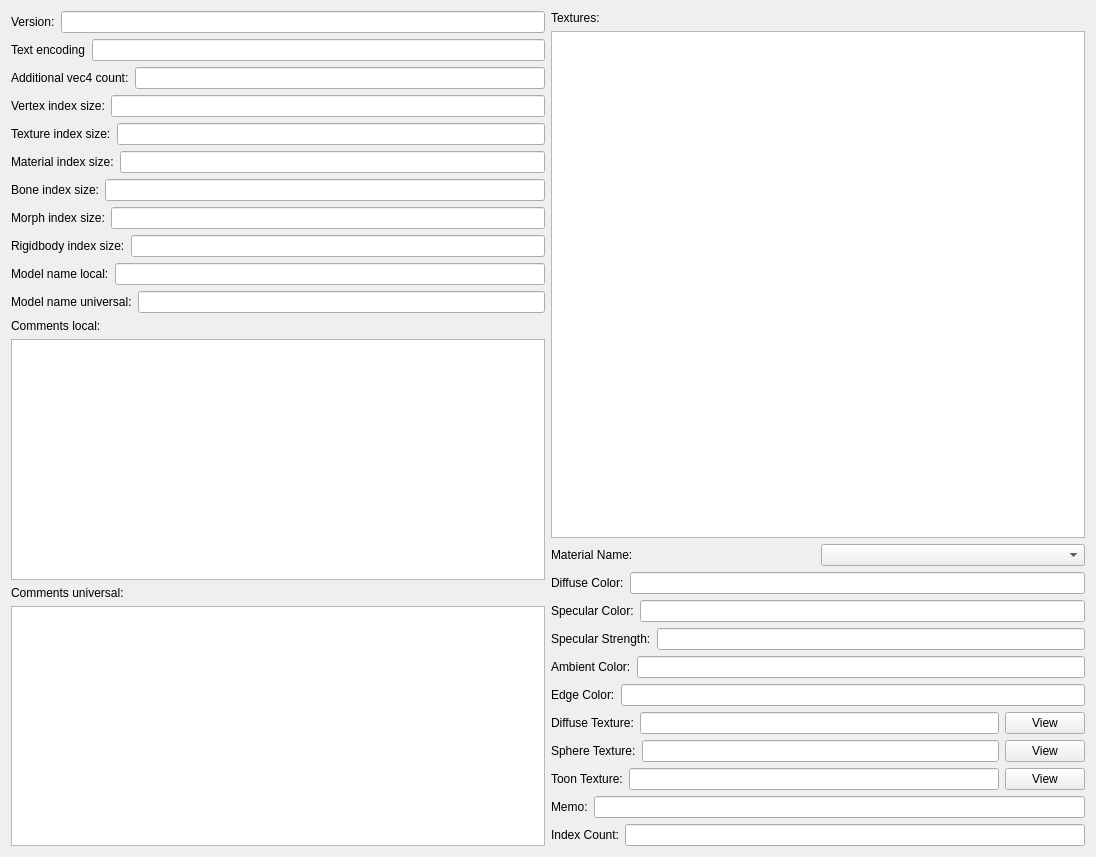
<?xml version="1.0" encoding="UTF-8"?>
<ui version="4.0">
 <class>HeaderWidget</class>
 <widget class="QWidget" name="HeaderWidget">
  <property name="geometry">
   <rect>
    <x>0</x>
    <y>0</y>
    <width>1096</width>
    <height>857</height>
   </rect>
  </property>
  <property name="windowTitle">
   <string>Pmx Header</string>
  </property>
  <layout class="QVBoxLayout" name="verticalLayout_7">
   <item>
    <layout class="QHBoxLayout" name="horizontalLayout_23">
     <item>
      <layout class="QVBoxLayout" name="verticalLayout_3">
       <item>
        <layout class="QHBoxLayout" name="horizontalLayout_15">
         <item>
          <widget class="QLabel" name="label">
           <property name="text">
            <string>Version:</string>
           </property>
          </widget>
         </item>
         <item>
          <widget class="QLineEdit" name="lineEdit_version">
           <property name="readOnly">
            <bool>true</bool>
           </property>
          </widget>
         </item>
        </layout>
       </item>
       <item>
        <layout class="QHBoxLayout" name="horizontalLayout_13">
         <item>
          <widget class="QLabel" name="label_3">
           <property name="text">
            <string>Text encoding</string>
           </property>
          </widget>
         </item>
         <item>
          <widget class="QLineEdit" name="lineEdit_text_encoding">
           <property name="readOnly">
            <bool>true</bool>
           </property>
          </widget>
         </item>
        </layout>
       </item>
       <item>
        <layout class="QHBoxLayout" name="horizontalLayout_12">
         <item>
          <widget class="QLabel" name="label_4">
           <property name="text">
            <string>Additional vec4 count:</string>
           </property>
          </widget>
         </item>
         <item>
          <widget class="QLineEdit" name="lineEdit_additional_vec4_count">
           <property name="readOnly">
            <bool>true</bool>
           </property>
          </widget>
         </item>
        </layout>
       </item>
       <item>
        <layout class="QHBoxLayout" name="horizontalLayout_11">
         <item>
          <widget class="QLabel" name="label_5">
           <property name="text">
            <string>Vertex index size:</string>
           </property>
          </widget>
         </item>
         <item>
          <widget class="QLineEdit" name="lineEdit_vertex_index_size">
           <property name="readOnly">
            <bool>true</bool>
           </property>
          </widget>
         </item>
        </layout>
       </item>
       <item>
        <layout class="QHBoxLayout" name="horizontalLayout_10">
         <item>
          <widget class="QLabel" name="label_6">
           <property name="text">
            <string>Texture index size:</string>
           </property>
          </widget>
         </item>
         <item>
          <widget class="QLineEdit" name="lineEdit_texture_index_size">
           <property name="readOnly">
            <bool>true</bool>
           </property>
          </widget>
         </item>
        </layout>
       </item>
       <item>
        <layout class="QHBoxLayout" name="horizontalLayout_9">
         <item>
          <widget class="QLabel" name="label_7">
           <property name="text">
            <string>Material index size:</string>
           </property>
          </widget>
         </item>
         <item>
          <widget class="QLineEdit" name="lineEdit_material_index_size">
           <property name="readOnly">
            <bool>true</bool>
           </property>
          </widget>
         </item>
        </layout>
       </item>
       <item>
        <layout class="QHBoxLayout" name="horizontalLayout_8">
         <item>
          <widget class="QLabel" name="label_8">
           <property name="text">
            <string>Bone index size:</string>
           </property>
          </widget>
         </item>
         <item>
          <widget class="QLineEdit" name="lineEdit_bone_index_size">
           <property name="readOnly">
            <bool>true</bool>
           </property>
          </widget>
         </item>
        </layout>
       </item>
       <item>
        <layout class="QHBoxLayout" name="horizontalLayout_7">
         <item>
          <widget class="QLabel" name="label_9">
           <property name="text">
            <string>Morph index size:</string>
           </property>
          </widget>
         </item>
         <item>
          <widget class="QLineEdit" name="lineEdit_morph_index_size">
           <property name="readOnly">
            <bool>true</bool>
           </property>
          </widget>
         </item>
        </layout>
       </item>
       <item>
        <layout class="QHBoxLayout" name="horizontalLayout_6">
         <item>
          <widget class="QLabel" name="label_10">
           <property name="text">
            <string>Rigidbody index size:</string>
           </property>
          </widget>
         </item>
         <item>
          <widget class="QLineEdit" name="lineEdit_rigidbody_index_size">
           <property name="readOnly">
            <bool>true</bool>
           </property>
          </widget>
         </item>
        </layout>
       </item>
       <item>
        <layout class="QHBoxLayout" name="horizontalLayout_5">
         <item>
          <widget class="QLabel" name="label_11">
           <property name="text">
            <string>Model name local:</string>
           </property>
          </widget>
         </item>
         <item>
          <widget class="QLineEdit" name="lineEdit_model_name_local">
           <property name="readOnly">
            <bool>true</bool>
           </property>
          </widget>
         </item>
        </layout>
       </item>
       <item>
        <layout class="QHBoxLayout" name="horizontalLayout_4">
         <item>
          <widget class="QLabel" name="label_12">
           <property name="text">
            <string>Model name universal:</string>
           </property>
          </widget>
         </item>
         <item>
          <widget class="QLineEdit" name="lineEdit_model_name_universal">
           <property name="readOnly">
            <bool>true</bool>
           </property>
          </widget>
         </item>
        </layout>
       </item>
       <item>
        <layout class="QVBoxLayout" name="verticalLayout_2">
         <item>
          <widget class="QLabel" name="label_13">
           <property name="text">
            <string>Comments local:</string>
           </property>
          </widget>
         </item>
         <item>
          <widget class="QTextEdit" name="textEdit_comments_local">
           <property name="readOnly">
            <bool>true</bool>
           </property>
          </widget>
         </item>
        </layout>
       </item>
       <item>
        <layout class="QVBoxLayout" name="verticalLayout">
         <item>
          <widget class="QLabel" name="label_14">
           <property name="text">
            <string>Comments universal:</string>
           </property>
          </widget>
         </item>
         <item>
          <widget class="QTextEdit" name="textEdit_comments_unisersal">
           <property name="readOnly">
            <bool>true</bool>
           </property>
          </widget>
         </item>
        </layout>
       </item>
      </layout>
     </item>
     <item>
      <layout class="QVBoxLayout" name="verticalLayout_6">
       <item>
        <layout class="QVBoxLayout" name="verticalLayout_4">
         <item>
          <widget class="QLabel" name="label_2">
           <property name="text">
            <string>Textures:</string>
           </property>
          </widget>
         </item>
         <item>
          <widget class="QListView" name="listView_textures"/>
         </item>
        </layout>
       </item>
       <item>
        <layout class="QVBoxLayout" name="verticalLayout_5">
         <item>
          <layout class="QHBoxLayout" name="horizontalLayout">
           <item>
            <widget class="QLabel" name="label_16">
             <property name="text">
              <string>Material Name:</string>
             </property>
            </widget>
           </item>
           <item>
            <widget class="QComboBox" name="comboBox_material_name"/>
           </item>
          </layout>
         </item>
         <item>
          <layout class="QHBoxLayout" name="horizontalLayout_2">
           <item>
            <widget class="QLabel" name="label_17">
             <property name="text">
              <string>Diffuse Color:</string>
             </property>
            </widget>
           </item>
           <item>
            <widget class="QLineEdit" name="lineEdit_diffuse_color">
             <property name="readOnly">
              <bool>true</bool>
             </property>
            </widget>
           </item>
          </layout>
         </item>
         <item>
          <layout class="QHBoxLayout" name="horizontalLayout_3">
           <item>
            <widget class="QLabel" name="label_18">
             <property name="text">
              <string>Specular Color:</string>
             </property>
            </widget>
           </item>
           <item>
            <widget class="QLineEdit" name="lineEdit_specular_color">
             <property name="readOnly">
              <bool>true</bool>
             </property>
            </widget>
           </item>
          </layout>
         </item>
         <item>
          <layout class="QHBoxLayout" name="horizontalLayout_16">
           <item>
            <widget class="QLabel" name="label_19">
             <property name="text">
              <string>Specular Strength:</string>
             </property>
            </widget>
           </item>
           <item>
            <widget class="QLineEdit" name="lineEdit_specular_strength">
             <property name="readOnly">
              <bool>true</bool>
             </property>
            </widget>
           </item>
          </layout>
         </item>
         <item>
          <layout class="QHBoxLayout" name="horizontalLayout_14">
           <item>
            <widget class="QLabel" name="label_20">
             <property name="text">
              <string>Ambient Color:</string>
             </property>
            </widget>
           </item>
           <item>
            <widget class="QLineEdit" name="lineEdit_ambient_color"/>
           </item>
          </layout>
         </item>
         <item>
          <layout class="QHBoxLayout" name="horizontalLayout_17">
           <item>
            <widget class="QLabel" name="label_21">
             <property name="text">
              <string>Edge Color:</string>
             </property>
            </widget>
           </item>
           <item>
            <widget class="QLineEdit" name="lineEdit_edge_color">
             <property name="readOnly">
              <bool>true</bool>
             </property>
            </widget>
           </item>
          </layout>
         </item>
         <item>
          <layout class="QHBoxLayout" name="horizontalLayout_18">
           <item>
            <widget class="QLabel" name="label_22">
             <property name="text">
              <string>Diffuse Texture:</string>
             </property>
            </widget>
           </item>
           <item>
            <widget class="QLineEdit" name="lineEdit_diffuse_texture">
             <property name="readOnly">
              <bool>true</bool>
             </property>
            </widget>
           </item>
           <item>
            <widget class="QPushButton" name="pushButton_diffuse_texture_view">
             <property name="text">
              <string>View</string>
             </property>
            </widget>
           </item>
          </layout>
         </item>
         <item>
          <layout class="QHBoxLayout" name="horizontalLayout_19">
           <item>
            <widget class="QLabel" name="label_23">
             <property name="text">
              <string>Sphere Texture:</string>
             </property>
            </widget>
           </item>
           <item>
            <widget class="QLineEdit" name="lineEdit_sphere_texture">
             <property name="readOnly">
              <bool>true</bool>
             </property>
            </widget>
           </item>
           <item>
            <widget class="QPushButton" name="pushButton_sphere_texture_view">
             <property name="text">
              <string>View</string>
             </property>
            </widget>
           </item>
          </layout>
         </item>
         <item>
          <layout class="QHBoxLayout" name="horizontalLayout_20">
           <item>
            <widget class="QLabel" name="label_24">
             <property name="text">
              <string>Toon Texture:</string>
             </property>
            </widget>
           </item>
           <item>
            <widget class="QLineEdit" name="lineEdit_toon_texture">
             <property name="readOnly">
              <bool>true</bool>
             </property>
            </widget>
           </item>
           <item>
            <widget class="QPushButton" name="pushButton_toon_texture_view">
             <property name="text">
              <string>View</string>
             </property>
            </widget>
           </item>
          </layout>
         </item>
         <item>
          <layout class="QHBoxLayout" name="horizontalLayout_21">
           <item>
            <widget class="QLabel" name="label_25">
             <property name="text">
              <string>Memo:</string>
             </property>
            </widget>
           </item>
           <item>
            <widget class="QLineEdit" name="lineEdit_memo">
             <property name="readOnly">
              <bool>true</bool>
             </property>
            </widget>
           </item>
          </layout>
         </item>
         <item>
          <layout class="QHBoxLayout" name="horizontalLayout_22">
           <item>
            <widget class="QLabel" name="label_26">
             <property name="text">
              <string>Index Count:</string>
             </property>
            </widget>
           </item>
           <item>
            <widget class="QLineEdit" name="lineEdit_index_count">
             <property name="readOnly">
              <bool>true</bool>
             </property>
            </widget>
           </item>
          </layout>
         </item>
        </layout>
       </item>
      </layout>
     </item>
    </layout>
   </item>
  </layout>
 </widget>
 <resources/>
 <connections/>
</ui>
